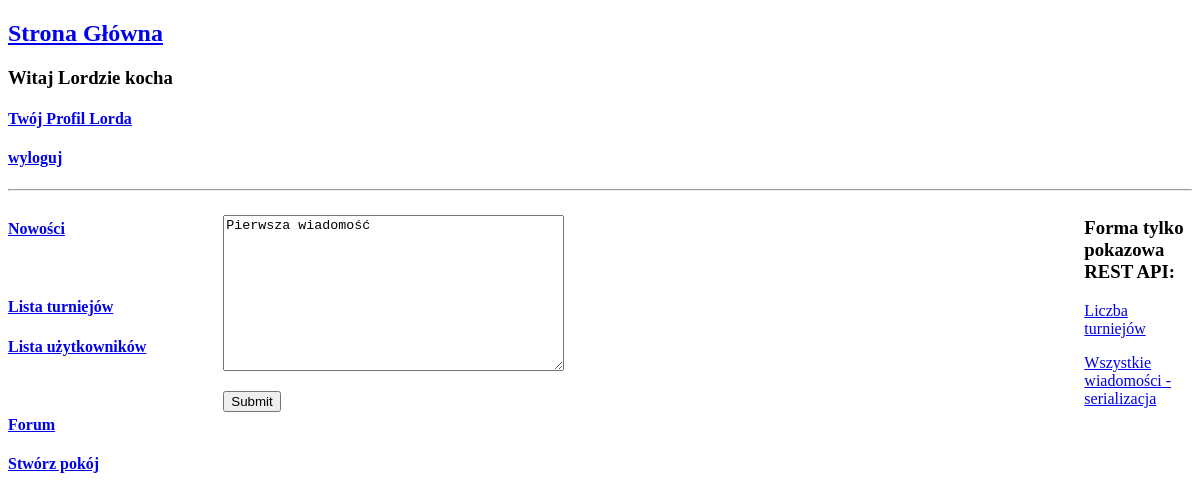
The page /forum/edytuj-wiadomosc/13/ (signed in) on the database as committed earlier.
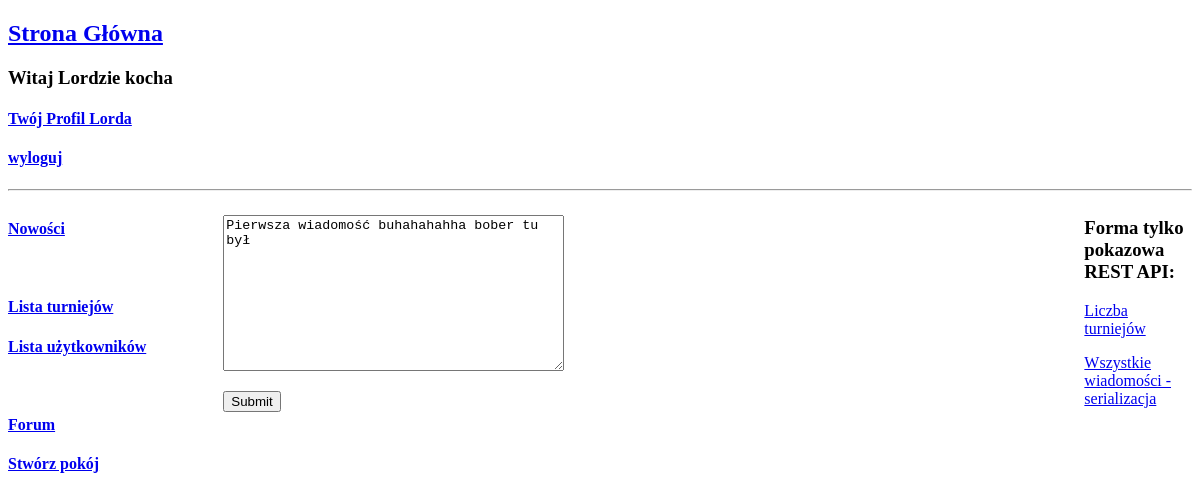
The same page on the database as committed later.
### chat/models.py (models this page shows, shortened)
class Messages(models.Model):
    room = models.ForeignKey(Room, on_delete=models.SET_NULL, null=True)
    user = models.ForeignKey(User, on_delete=models.SET_NULL, null=True)
    body = models.TextField()
    data_create =  models.DateTimeField(auto_now_add = True)
    data_updated = models.DateTimeField(auto_now=True)
    class Meta:
        ordering = ['-data_updated', '-data_create']

### chat/views.py (the view, shortened to what this page needs)
# urls.py: path('edytuj-wiadomosc/<str:pk>/', login_required(MessagesUpdateView.as_view()), name='update_message'),
class MessagesUpdateView(UserPassesTestMixin,LoginRequiredMixin,UpdateView):
    model = Messages
    fields = ['body']
    template_name = 'forum/message_update.html'
    def test_func(self):
        return self.request.user == self.get_object().user

### chat/templates/forum/message_update.html (shortened to what this page needs)
{% extends 'base/main_home.html' %}
{% block home_content %}
<div>
    <form method="POST" action="">
        <p>{{ form.body }} </p>
        <input type="submit" value="Submit" />
    </form>
</div>
{% endblock home_content %}

Rows that differ between the two databases and show on the page:
changed Messages: body "Pierwsza wiadomość" → "Pierwsza wiadomość buhahahahha bober tu był"
